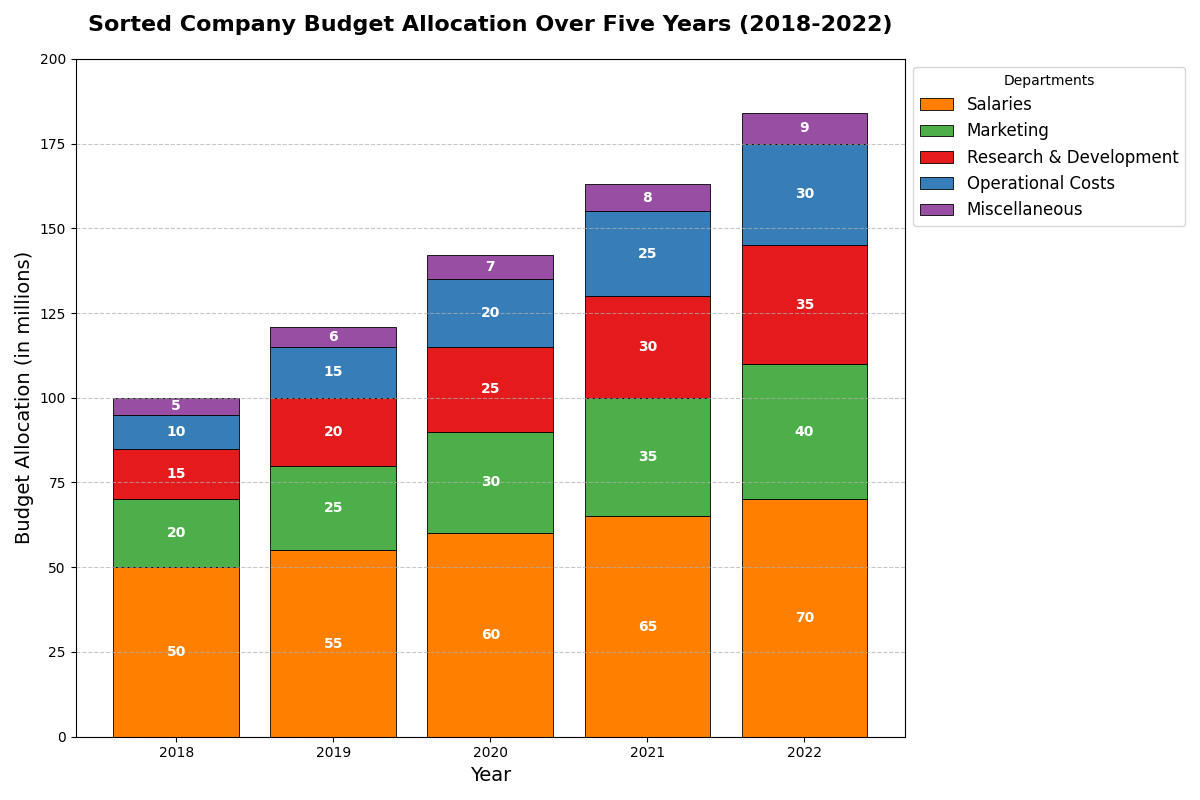

This figure's Python source:
import matplotlib.pyplot as plt
import numpy as np

years = np.array([2018, 2019, 2020, 2021, 2022])
categories = ['Salaries', 'Marketing', 'Research & Development', 'Operational Costs', 'Miscellaneous']

salaries = np.array([50, 55, 60, 65, 70])
marketing = np.array([20, 25, 30, 35, 40])
research = np.array([15, 20, 25, 30, 35])
operational = np.array([10, 15, 20, 25, 30])
miscellaneous = np.array([5, 6, 7, 8, 9])

data = np.vstack([salaries, marketing, research, operational, miscellaneous])

total_per_year = data.sum(axis=0)
sorted_indices = np.argsort(total_per_year)

sorted_years = years[sorted_indices]
sorted_data = data[:, sorted_indices]

fig, ax = plt.subplots(figsize=(12, 8))

bottom = np.zeros(len(sorted_years))
# Manually shuffled colors
colors = ['#ff7f00', '#4daf4a', '#e41a1c', '#377eb8', '#984ea3']

for i, (datum, color) in enumerate(zip(sorted_data, colors)):
    ax.bar(sorted_years, datum, bottom=bottom, label=categories[i], color=color, edgecolor='k', linewidth=0.6)
    bottom += datum

ax.set_title("Sorted Company Budget Allocation Over Five Years (2018-2022)", fontsize=16, fontweight='bold', pad=20)
ax.set_xlabel("Year", fontsize=14)
ax.set_ylabel("Budget Allocation (in millions)", fontsize=14)
ax.legend(title="Departments", loc='upper left', bbox_to_anchor=(1, 1), fontsize=12)
ax.grid(axis='y', linestyle='--', alpha=0.7)
ax.set_ylim(0, 200)

for year_index, year in enumerate(sorted_years):
    y_offset = 0
    for value_index, category in enumerate(categories):
        val = sorted_data[value_index, year_index]
        ax.text(year, y_offset + val / 2, f'{val}', ha='center', va='center', fontsize=10, color='white', fontweight='bold')
        y_offset += val

plt.tight_layout()
plt.show()
